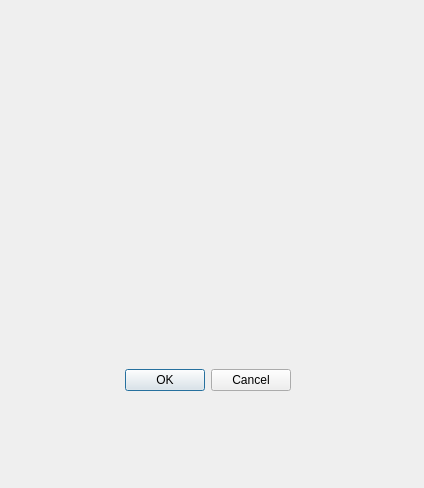
<?xml version="1.0" encoding="UTF-8"?>
<ui version="4.0">
 <class>Dialog</class>
 <widget class="QDialog" name="Dialog">
  <property name="geometry">
   <rect>
    <x>0</x>
    <y>0</y>
    <width>424</width>
    <height>488</height>
   </rect>
  </property>
  <property name="windowTitle">
   <string>Dialog</string>
  </property>
  <widget class="QDialogButtonBox" name="buttonBox">
   <property name="geometry">
    <rect>
     <x>70</x>
     <y>360</y>
     <width>221</width>
     <height>41</height>
    </rect>
   </property>
   <property name="orientation">
    <enum>Qt::Horizontal</enum>
   </property>
   <property name="standardButtons">
    <set>QDialogButtonBox::Cancel|QDialogButtonBox::Ok</set>
   </property>
  </widget>
  <widget class="QPushButton" name="pushButton">
   <property name="geometry">
    <rect>
     <x>80</x>
     <y>60</y>
     <width>261</width>
     <height>261</height>
    </rect>
   </property>
   <property name="autoFillBackground">
    <bool>false</bool>
   </property>
   <property name="styleSheet">
    <string notr="true">background-image: url(:/images/alert.png);</string>
   </property>
   <property name="text">
    <string/>
   </property>
   <property name="flat">
    <bool>true</bool>
   </property>
  </widget>
 </widget>
 <resources>
  <include location="imagem.qrc"/>
 </resources>
 <connections>
  <connection>
   <sender>buttonBox</sender>
   <signal>accepted()</signal>
   <receiver>Dialog</receiver>
   <slot>accept()</slot>
   <hints>
    <hint type="sourcelabel">
     <x>248</x>
     <y>254</y>
    </hint>
    <hint type="destinationlabel">
     <x>157</x>
     <y>274</y>
    </hint>
   </hints>
  </connection>
  <connection>
   <sender>buttonBox</sender>
   <signal>rejected()</signal>
   <receiver>Dialog</receiver>
   <slot>reject()</slot>
   <hints>
    <hint type="sourcelabel">
     <x>316</x>
     <y>260</y>
    </hint>
    <hint type="destinationlabel">
     <x>286</x>
     <y>274</y>
    </hint>
   </hints>
  </connection>
 </connections>
</ui>
